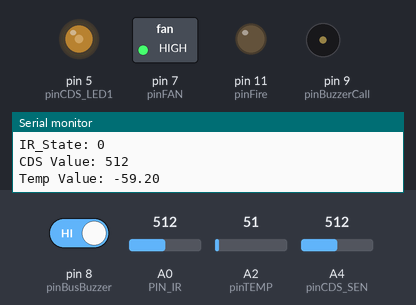
Recording of a sketch running on a simulated Arduino Uno, built with avr-gcc and run on an emulated ATmega328P. Parts: switched loads named in the sketch (green lamp = pin HIGH), output pins drawn as LEDs (lit = HIGH), buzzer (waves = sounding), the last lines printed to the serial monitor. The inputs (shaded band) are chosen by the test bench; at power-on: pin 8 (pinBusBuzzer) HIGH, A0 (PIN_IR) = 512, A4 (pinCDS_SEN) = 512, A2 (pinTEMP) = 51.

Above: at 4.3 s.
4.4 s: pin 8 (pinBusBuzzer) driven LOW
At 5.5 s:
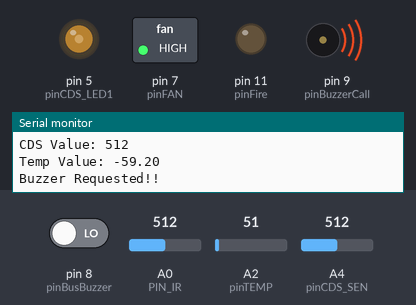
7.8 s: A0 (PIN_IR) set to 622
9.4 s: A0 (PIN_IR) set to 646
10.9 s: A4 (pinCDS_SEN) set to 491
At 11.5 s:
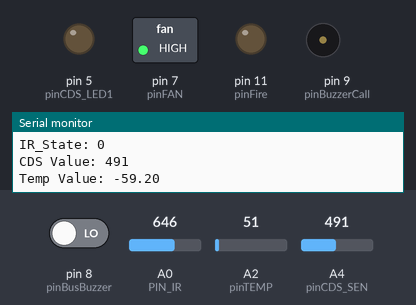
12.6 s: pin 8 (pinBusBuzzer) driven HIGH
At 13.4 s:
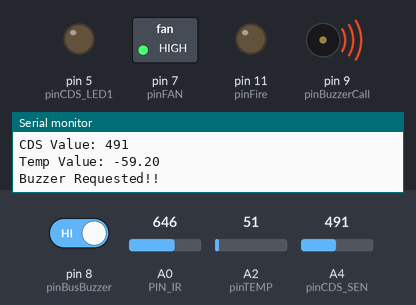
16.0 s: A4 (pinCDS_SEN) set to 511
At 17.7 s:
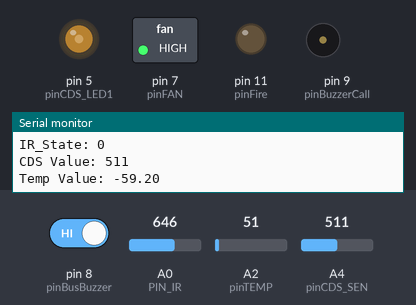
Timing chart, 0 to 18.9 s (numbered marks = the images above; inputs shaded):
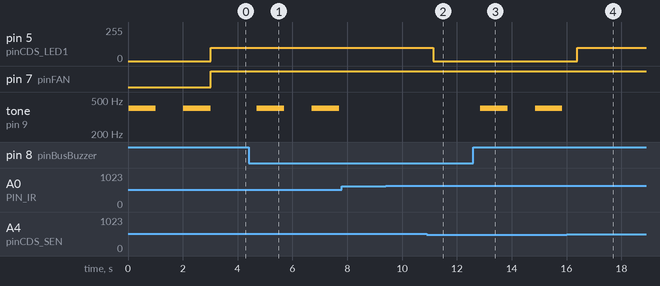

The sketch:

Team7_UNO.ino
```cpp
//IR SENSOR
#define ADC_PORT_IR 0 //HEXT IR Sensor Board 번호
#define IR_delay 100 //대기자 유무 신호 지연 시간 = IR_delay * (  ) ms

//Fan
#define pinFAN  7

//CDS_Sensor
#define pinCDS_SEN A4
#define pinCDS_LED1 5
#define pinCDS_LED2 6
#define MAX_PWM 255


//Fire_revision
#define pinTEMP A2
#define pinBusBuzzer 8   //D1 보드에서 받는 부저 input 값
#define pinBuzzerCall 9  //UNO 보드에서 buzzer 센서로 내보내는 ouput 값
#define pinFire 11

int PORT_IR = ADC_PORT_IR; // 변수에 포트번호 할당
int PIN_IR; // IR 핀 선언

float TEMP = pinTEMP;
boolean Fire_State = true;

void setup() // wifi 접속 과정.
{
  Serial.begin(9600);


// IR_Sensor 셋업
  Serial.println();
  Serial.println("HexT IR Sensor Test");
  if (PIN_IR==0)
  {
    PIN_IR = A0;
  }
  else
  {
    Serial.println("Please connecting IR Sensor to ADC1 Port");
  }

// Fan 셋업
  pinMode(pinFAN, OUTPUT);

// Fire_revision 셋업
  pinMode(pinBusBuzzer, INPUT);
  pinMode(pinBuzzerCall, OUTPUT);
  pinMode(pinFire, OUTPUT);

}

// IR_Sensor 에 필요한 변수 선언
int IR_i = 0;
int IR_k = 0;
int IR_0 = 0;
bool IR_State = 0;

// LED 에 필요한 변수 선언
int LED_i = 0;

// Fan 에 필요한 변수 선언
bool FAN_LState = false;
bool FAN_CState = false;
bool fan = false;

//Buzzer 에 필요한 변수 선언
bool BusBuzzer  = false;
bool lBusBuzzer = false;


//버스 승객 buzzer loop
void Buzzer(){
  BusBuzzer = digitalRead(pinBusBuzzer);
  delay(20);
  if(BusBuzzer == lBusBuzzer){
    Serial.print("@@@@@@@@@@@@@@@@@@@@@@@@@@@@Buzzer pin :  ");
    Serial.println(digitalRead(pinBusBuzzer));
    noTone(pinBuzzerCall);
  }else{
    Serial.println("Buzzer Requested!!");
    tone(pinBuzzerCall, 400);
    delay(1000);
    noTone(pinBuzzerCall);
    delay(1000);
    tone(pinBuzzerCall, 400);
    delay(1000);
    noTone(pinBuzzerCall);
  }
  lBusBuzzer = BusBuzzer;
}


//IR_Sensor loop
void IR_Sensor(){
  int ValADC = analogRead(PIN_IR);
//  analogWrite(D13, 255);

  Serial.print("IR_Sensor: ");
  Serial.println(ValADC);

  if(IR_0 == 0){
  }else if(IR_0 + 120< ValADC && IR_k ==0){
    IR_k+= 1;
    IR_i = 0;
  }else if(IR_0 + 120< ValADC && IR_k > 0){
    IR_i = 0;
  }
  IR_0 = ValADC;

  IR_i += +1;

  if(IR_k == 0 || IR_i >= IR_delay){
    IR_State = 0;
  }
  else if(IR_k == 1 && 0 < IR_i <IR_delay){
    IR_State = 1;
  }

  if(IR_i >= IR_delay +1){
    IR_k = 0;
    IR_i = 0;
  }
  Serial.print("IR_State: ");
  Serial.println(IR_State);
}


//LED loop
void LED(){
  int valLIGHT1 = analogRead(pinCDS_SEN);
  if(500 > valLIGHT1){
    digitalWrite(pinCDS_LED1, LOW);
    digitalWrite(pinCDS_LED2, LOW);
  }else if(600 > valLIGHT1){
  digitalWrite(pinCDS_LED1, HIGH);
   digitalWrite(pinCDS_LED2, LOW);
   analogWrite(pinCDS_LED1, LED_i= 100);  // 밝기 조금 덜 밝음
   }
   else if(IR_State == 1) // 600 이상 LED 모두 점등
  {
   digitalWrite(pinCDS_LED1, HIGH);
   digitalWrite(pinCDS_LED2, HIGH);
   analogWrite(pinCDS_LED1, LED_i= MAX_PWM); // 최대 밝기
   analogWrite(pinCDS_LED2, LED_i= MAX_PWM);
  }
  Serial.print("CDS Value: ");
  Serial.println(valLIGHT1);
}


//Fan loop
void FAN(){
  FAN_CState = IR_State ;

  if(FAN_CState ==0){
    fan = true;

  }
  else{
    fan = false;
  }
  digitalWrite(pinFAN, fan);
//  FAN_LState = FAN_CState; // last State 적외선 센서 1 : update
}


//Fire_revision loop
void Fire_revision(){
  float valTemp = analogRead(pinTEMP);
//  valTemp = valTemp *330 / 1023-50;
    valTemp = valTemp*0.8 -100;

//  Firebase.setInt(firebaseData, "Temp", valTemp);

  if(valTemp > 32){
    Fire_State = true;
    tone(pinBuzzerCall, 800);
//    Firebase.setInt(firebaseData, "Fire Situation", Fire_State);
    digitalWrite(pinFire, HIGH);
  }
  else{
    Fire_State = false;
    noTone(pinBuzzerCall);
    //Firebase.setInt(firebaseData, "Fire Situation", Fire_State);
    digitalWrite(pinFire, LOW);
  }
  Serial.print("Temp Value: ");
  Serial.println(valTemp);
  delay(10);
}

void loop(){
  Buzzer();
  IR_Sensor();
  LED();
  FAN();
  Fire_revision();
  delay(500);
}
```

Measured:
- the behaviour switches between 500 and 499 on A4 (pinCDS_SEN) (found by bisection; images 1 and 2)
- after the input at 4.4 s, tone on pin 9 (pinBuzzerCall): alternates 400 Hz for 1.0 s and silent for 1.0 s, starting after 0.31 s
- after the input at 10.9 s, pin 5 (pinCDS_LED1): 100/255 → 0/255 after 0.23 s
- after the input at 12.6 s, tone on pin 9 (pinBuzzerCall): alternates 400 Hz for 1.0 s and silent for 1.0 s, starting after 0.25 s
- after the input at 16.0 s, pin 5 (pinCDS_LED1): 0/255 → 100/255 after 0.39 s
- by itself, tone on pin 9 (pinBuzzerCall): alternates 400 Hz for 1.0 s and silent for 1.0 s
